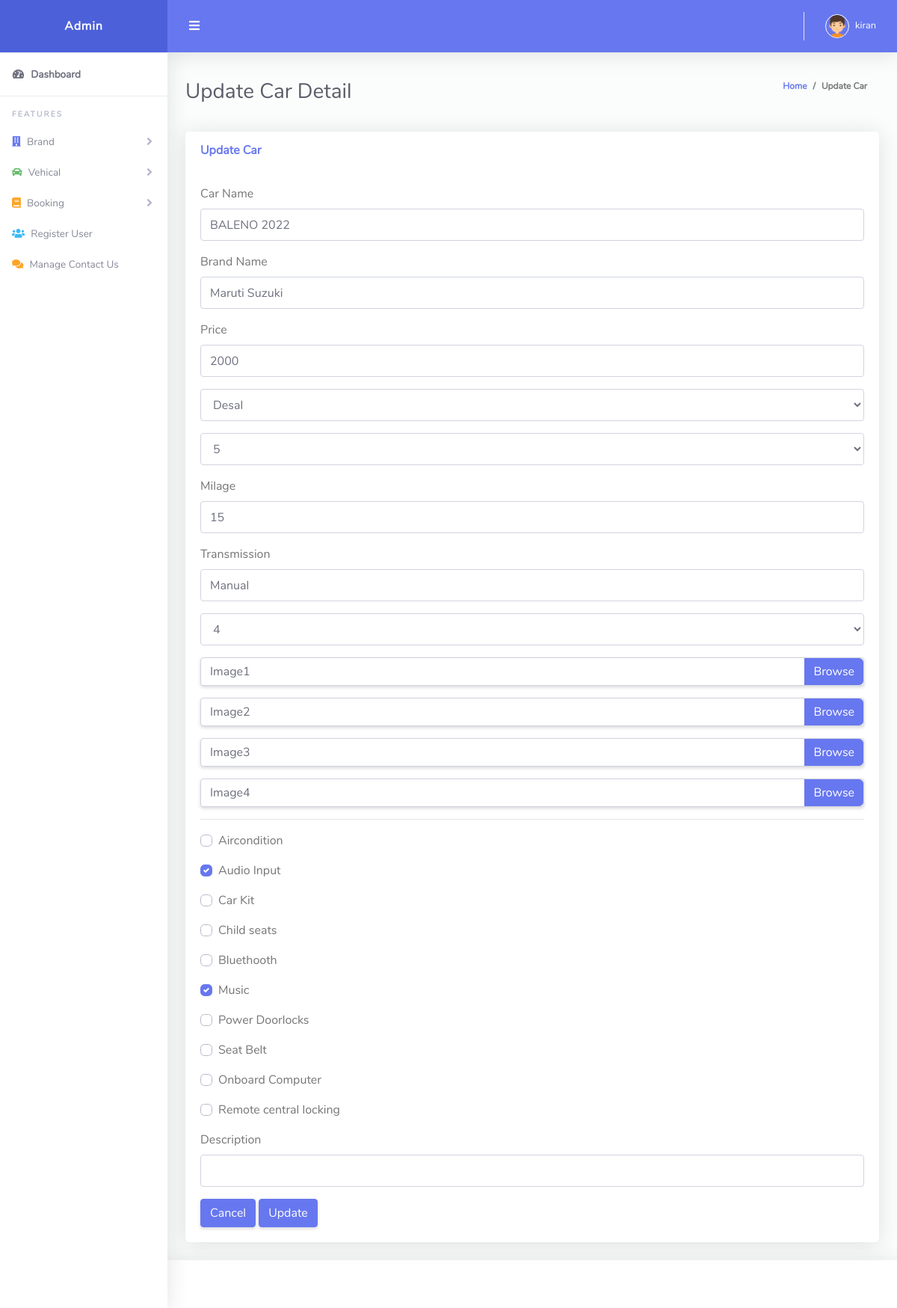
The page /dashboard/car_update.php?id=1 (signed in) on the database its author committed.
### tables this page shows
CREATE TABLE `cars` (
  `c_id` int(11) NOT NULL,
  `car_name` varchar(20) NOT NULL,
  `Brand` varchar(30) DEFAULT NULL,
  `price_day` int(20) NOT NULL,
  `fuel_type` varchar(20) NOT NULL,
  `seats` int(10) NOT NULL,
  `image1` varchar(50) NOT NULL,
  `image2` varchar(50) NOT NULL,
  `image3` varchar(50) NOT NULL,
  `image4` varchar(50) NOT NULL,
  `milage` int(20) NOT NULL,
  `transmission` varchar(20) NOT NULL,
  `luggage` int(10) NOT NULL,
  `aircondition` int(10) NOT NULL,
  `audio_input` int(10) NOT NULL,
  `car_kit` int(10) NOT NULL,
  `child_seat` int(10) NOT NULL,
  `bluethooth` int(10) NOT NULL,
  `music` int(10) NOT NULL,
  `powerdoorlocks` int(10) NOT NULL,
  `seat_belt` int(2) NOT NULL,
  `onboard_computer` int(10) NOT NULL,
  `remote_lock` int(10) NOT NULL,
  `description` varchar(500) NOT NULL
);

### dashboard/car_update.php (the view, shortened to what this page needs)
<!DOCTYPE html>
<html lang="en">
<head>
  <link href="vendor/fontawesome-free/css/all.min.css" rel="stylesheet" type="text/css">
  <link href="vendor/bootstrap/css/bootstrap.min.css" rel="stylesheet" type="text/css">
  <link href="css/ruang-admin.min.css" rel="stylesheet">
  <link href="vendor/datatables/dataTables.bootstrap4.min.css" rel="stylesheet">
</head>
<body id="page-top">
  <div id="wrapper">
    <?php
      include('sidebar.php');
    ?>
    <div id="content-wrapper" class="d-flex flex-column">
      <div id="content">
        <?php
          include('topbar.php');
        ?>
        <div class="container-fluid" id="container-wrapper">
          <div class="d-sm-flex align-items-center justify-content-between mb-4">
            <h1 class="h3 mb-0 text-gray-800">Update Car Detail</h1>
            <ol class="breadcrumb">
              <li class="breadcrumb-item"><a href="index.php">Home</a></li>
              <li class="breadcrumb-item active" aria-current="page">Update Car</li>
            </ol>
          </div>
          <div class="row">
            <div class="col-lg-12">
              <div class="card mb-4">
              <div class="card-header py-3 d-flex flex-row align-items-center justify-content-between">
                <h6 class="m-0 font-weight-bold text-primary">Update Car</h6>
            </div>
                <div class="card-body">
                <?php
                    if (isset($_GET['id']))
                    {
                        $id = $_GET['id'];
                        $query = " SELECT * FROM `cars` WHERE `c_id`='$id' ";
                        $result = mysqli_query($conn,$query);
                        if (mysqli_num_rows($result)>0)
                        {
                                while($row=mysqli_fetch_assoc($result))
                                {
                                    ?>
                            <form action="car_code.php" method="post" enctype="multipart/form-data">
                            <div class="form-group">
                                <label for="exampleInputname">Car Name</label>
                                <input type="text" class="form-control" id="exampleInput" value="<?php echo $row['car_name']; ?>" name="name">
                            </div>
                            <div class="form-group">
                              <label for="exampleInputname">Brand Name</label>
                              <input type="text" class="form-control" id="exampleInput" value="<?php echo $row['Brand'] ?>" name="brand" required>
                            </div>
                            <div class="form-group">
                                <label for="exampleInputprice">Price</label>
                                <input type="number" class="form-control" id="exampleInput" value="<?php echo $row['price_day']; ?>" name="price">
                            </div>
                            <select class="form-control mb-3" name="fuel">
                                <option value="Desal"
                                <?php
                                    if ($row['fuel_type']=="Desal")
                                    {
                                      echo "selected";
                                    }
                                  ?>
                                >Desal</option>
                            </select>
                            <select class="form-control mb-3" name="seats">
                                <option value="5"
                                <?php
                                    if ($row['seats']=='5')
                                    {
                                      echo "selected";
                                    }
                                  ?>
                                >5</option>
                            </select>
                            <div class="form-group">
                                <label for="exampleInputprice">Milage</label>
                                <input type="number" class="form-control" id="exampleInput" value="<?php echo $row['milage']; ?>" name="milage">
                            </div>
                            <div class="form-group">
                                <label for="exampleInputprice">Transmission</label>
                                <input type="text" class="form-control" id="exampleInput" value="<?php echo $row['transmission']; ?>" name="trans">
                                </div>
                            <select class="form-control mb-3" name="laggage">
                                <option value="4"
                                <?php
                                    if ($row['luggage']=='4')
                                    {
                                      echo "selected";
                                    }
                                  ?>
                                >4</option>
                            </select>
                            <div class="form-group">
                            <div class="custom-file">
                                <label class="custom-file-label" for="customFile">Image1</label>
                            </div>
                            </div>
                            <div class="form-group">
                            <div class="custom-file">
                                <label class="custom-file-label" for="customFile">Image2</label>
                            </div>
                            </div>
                            <div class="form-group">
                            <div class="custom-file">
                                <label class="custom-file-label" for="customFile">Image3</label>
                            </div>
                            </div>
                            <div class="form-group">
                            <div class="custom-file">
                                <label class="custom-file-label" for="customFile">Image4</label>
                            </div>
                            </div>
                            <hr>
                            <div class="form-group row">
                            <div class="col-sm-9">
                                <div class="custom-control custom-checkbox">
                                <label class="custom-control-label" for="customCheck1">Aircondition</label>
                                </div>
                            </div>
                            </div>
                            <div class="form-group row">
                            <div class="col-sm-9">
                                <div class="custom-control custom-checkbox">
                                <label class="custom-control-label" for="customCheck2">Audio Input</label>
                                </div>
                            </div>
                            </div>
                            <div class="form-group row">
                            <div class="col-sm-9">
                                <div class="custom-control custom-checkbox">
                                <label class="custom-control-label" for="customCheck3">Car Kit</label>
                                </div>
                            </div>
                            </div>
                            <div class="form-group row">
                            <div class="col-sm-9">
                                <div class="custom-control custom-checkbox">
                                <label class="custom-control-label" for="customCheck4">Child seats</label>
                                </div>
                            </div>
                            </div>
                            <div class="form-group row">
                            <div class="col-sm-9">
                                <div class="custom-control custom-checkbox">
                                <label class="custom-control-label" for="customCheck5">Bluethooth</label>
                                </div>
                            </div>
                            </div>
                            <div class="form-group row">
                            <div class="col-sm-9">
                                <div class="custom-control custom-checkbox">
                                <label class="custom-control-label" for="customCheck6">Music</label>
                                </div>
                            </div>
                            </div>
                            <div class="form-group row">
                            <div class="col-sm-9">
                                <div class="custom-control custom-checkbox">
                                <label class="custom-control-label" for="customCheck7">Power Doorlocks</label>
                                </div>
                            </div>
                            </div>
                            <div class="form-group row">
                            <div class="col-sm-9">
                                <div class="custom-control custom-checkbox">
                                <label class="custom-control-label" for="customCheck8">Seat Belt</label>
                                </div>
                            </div>
                            </div>
                            <div class="form-group row">
                            <div class="col-sm-9">
                                <div class="custom-control custom-checkbox">
                                <label class="custom-control-label" for="customCheck9">Onboard Computer</label>
                                </div>
                            </div>
                            </div>
                            <div class="form-group row">
                            <div class="col-sm-9">
                                <div class="custom-control custom-checkbox">
                                <label class="custom-control-label" for="customCheck10">Remote central locking</label>
                                </div>
                            </div>
                            </div>
                            <div class="form-group">
                                <label for="exampleInputname">Description</label>
                                <input type="text" class="form-control" id="exampleInput" value="<?php echo $row['description']; ?>" name="description">
                            </div>
                            <button type="submit" class="btn btn-primary" name="cancel">Cancel</button>
                            <button type="submit" class="btn btn-primary" name="update">Update</button>
                        </form>
                                <?php
                                }
                        }
                        else
                        {
                           ?>
                            <h4>No Data Found</h4>
                           <?php
                        }
                    }
                ?>
                </div>
              </div>
            </div>
          </div>
        </div>
      </div>
      <?php
        include('footer.php');
      ?>
    </div>
  </div>
</body>
</html>

### rows shown on the page
cars: name "BALENO 2022", brand "Maruti Suzuki", price "2000", fuel "Desal", seats "5", milage "15", trans "Manual", laggage "4"

### other values the page prints
$_SESSION['adminname'] "kiran"
